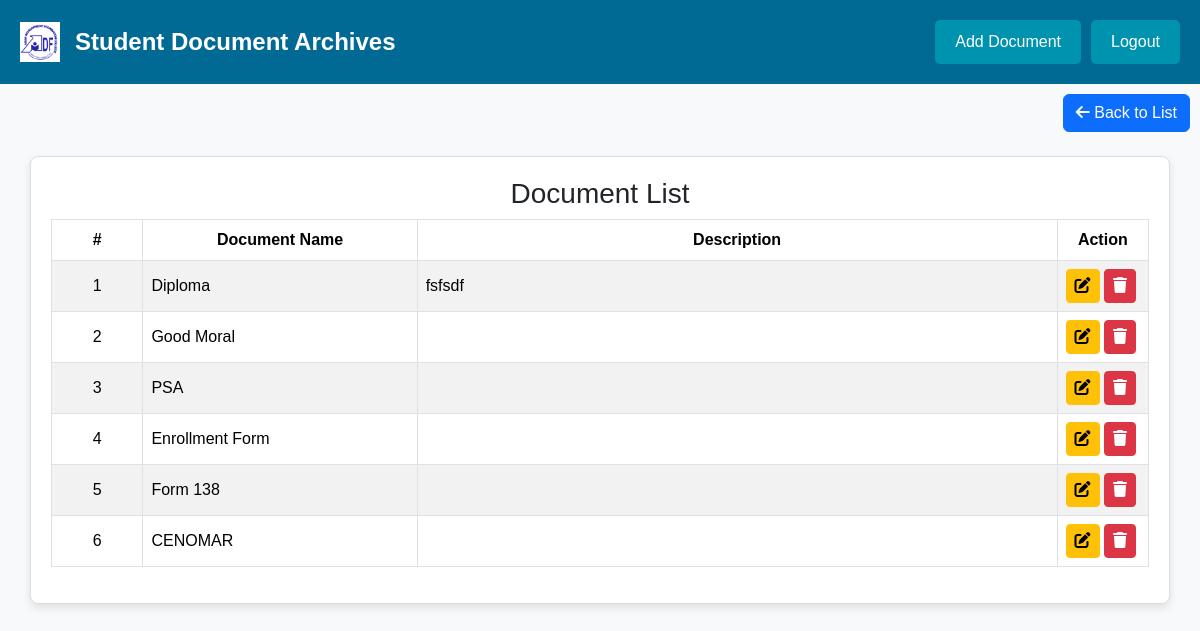
The app's page /Archiving/archive/document.php with its own data.
### tables this page shows
CREATE TABLE `document_requirements` (
  `id` int(11) NOT NULL,
  `document_name` varchar(255) NOT NULL,
  `description` text DEFAULT NULL
);

### Archiving/archive/document.php (the view, shortened to what this page needs)
<?php
$servername = "localhost";
$username = "root";
$password = "";
$dbname = "student_management";
$conn = new mysqli($servername, $username, $password, $dbname);
$sql = "SELECT document_name, description, id FROM document_requirements";
$result = $conn->query($sql);
if ($result->num_rows > 0) {
    $documents = $result->fetch_all(MYSQLI_ASSOC);
} else {
    $documents = [];
}
?>
<!DOCTYPE html>
<html lang="en">
<head>
    <link href="https://cdn.jsdelivr.net/npm/bootstrap@5.3.1/dist/css/bootstrap.min.css" rel="stylesheet">
    <link rel="stylesheet" href="nav.css">
    <link rel="stylesheet" href="https://cdnjs.cloudflare.com/ajax/libs/font-awesome/6.0.0-beta3/css/all.min.css">
</head>
<body class="bg-light">
    <header>
        <div class="logo-container">
            <img src="uploads/logo.png" alt="Logo" class="logo">
            <span class="title">Student Document Archives</span>
        </div>
        <div class="navbar-buttons">
        <button class="navbar-button" id="addDocumentButton" class="btn btn-secondary" data-bs-toggle="modal" data-bs-target="#addDocumentModal">Add Document</button>
        <form action="logout.php" method="POST" style="display: inline;">
    <button type="submit" class="navbar-button" id="logoutButton">Logout</button>
</form>        </div>
    </header>
    <div class="d-flex justify-content-end" style="margin: 10px 10px;">
    <a href="studentList.php" class="btn btn-primary">
        <i class="fas fa-arrow-left"></i> Back to List
    </a>
</div>
    <section>
        <div class="container mt-4 table-container">
            <h3 class="text-center">Document List</h3>
            <table class="table table-hover table-bordered table-striped">
                <thead>
                    <tr>
                        <th scope="col" class=" text-center col-1">#</th>
                        <th scope="col" class=" text-center">Document Name</th>
                        <th scope="col" class=" text-center">Description</th>
                        <th scope="col" class=" text-center">Action</th>
                    </tr>
                </thead>
                <tbody>
                    <?php
                    if (count($documents) > 0) {
                        $counter = 1;
                        foreach ($documents as $document) {
                            echo "<tr>";
                            echo "<td class='text-center'>" . $counter . "</td>";
                            echo "<td class='col-3'>" . $document['document_name'] . "</td>";
                            echo "<td>" . $document['description'] . "</td>";
                            echo "<td class='col-1'>
                                    <button class='btn btn-warning btn-sm btn-custom' data-bs-toggle='modal' data-bs-target='#editModal' data-id='" . $document['id'] . "' data-name='" . $document['document_name'] . "' data-description='" . $document['description'] . "'>
                                        <i class='fas fa-edit'></i>
                                    </button>
                                    <a href='?delete_id=" . $document['id'] . "' class='btn btn-danger btn-sm btn-custom' onclick='return confirm(\"Are you sure you want to delete this document?\")'>
                                        <i class='fas fa-trash'></i>
                                    </a>
                                </td>";
                            echo "</tr>";
                            $counter++;
                        }
                    } else {
                        echo "<tr><td colspan='4' class='text-center'>No documents found</td></tr>";
                    }
                    ?>
                </tbody>
            </table>
        </div>
    </section>
</body>
</html>

### Archiving/archive/nav.css (style rules this page uses)
* { margin: 0; padding: 0; box-sizing: border-box; }
body { font-family: Arial, sans-serif; }
header { display: flex; justify-content: space-between; align-items: center; padding: 20px; background-color: #006994; color: white; }
.logo-container { display: flex; align-items: center; }
.logo { width: 40px; height: 40px; margin-right: 10px; }
.title { font-size: 24px; font-weight: bold; }
.navbar-buttons { display: flex; gap: 10px; }
.navbar-button { background-color: #0093af; color: white; border: none; padding: 10px 20px; font-size: 16px; cursor: pointer; border-radius: 5px; transition: background-color 0.3s ease; }

### Archiving/archive/document.php (style rules this page uses)
.table-container { border: 1px solid #ddd; border-radius: 8px; padding: 20px; background-color: #fff; box-shadow: 0 4px 8px rgba(0, 0, 0, 0.1); }
.table th, .table td { vertical-align: middle; }
.table thead { background-color: #007bff; color: #fff; }
.btn-custom { font-size: 16px; }
.navbar-buttons { display: flex; align-items: center; }
.logo-container img { max-width: 60px; margin-right: 15px; }
.logo-container { display: flex; align-items: center; }
.title { font-size: 24px; font-weight: bold; }

### records on screen
document_requirements: document_name "Diploma", description "fsfsdf"
document_requirements: document_name "Good Moral"
document_requirements: document_name "PSA"
document_requirements: document_name "Enrollment Form"
document_requirements: document_name "Form 138"
document_requirements: document_name "CENOMAR"
